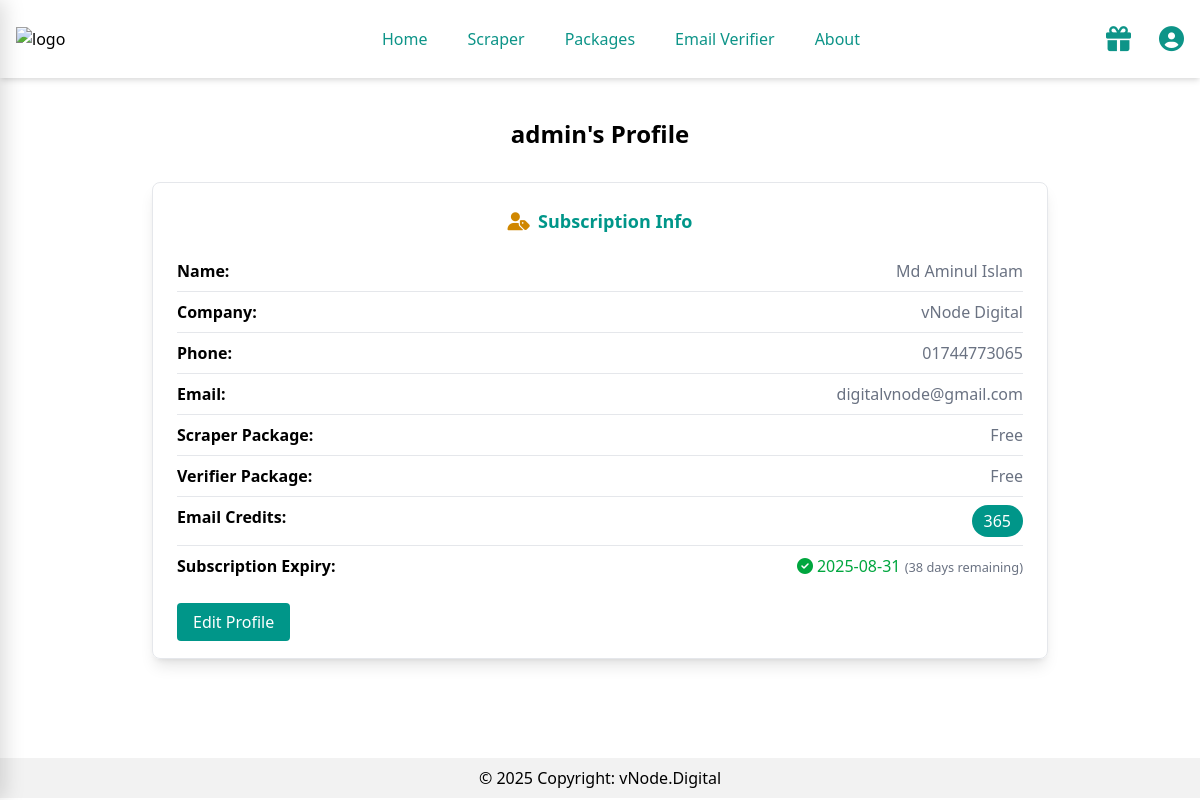
/account/profile/ (signed in), run on an earlier commit of the app's database.
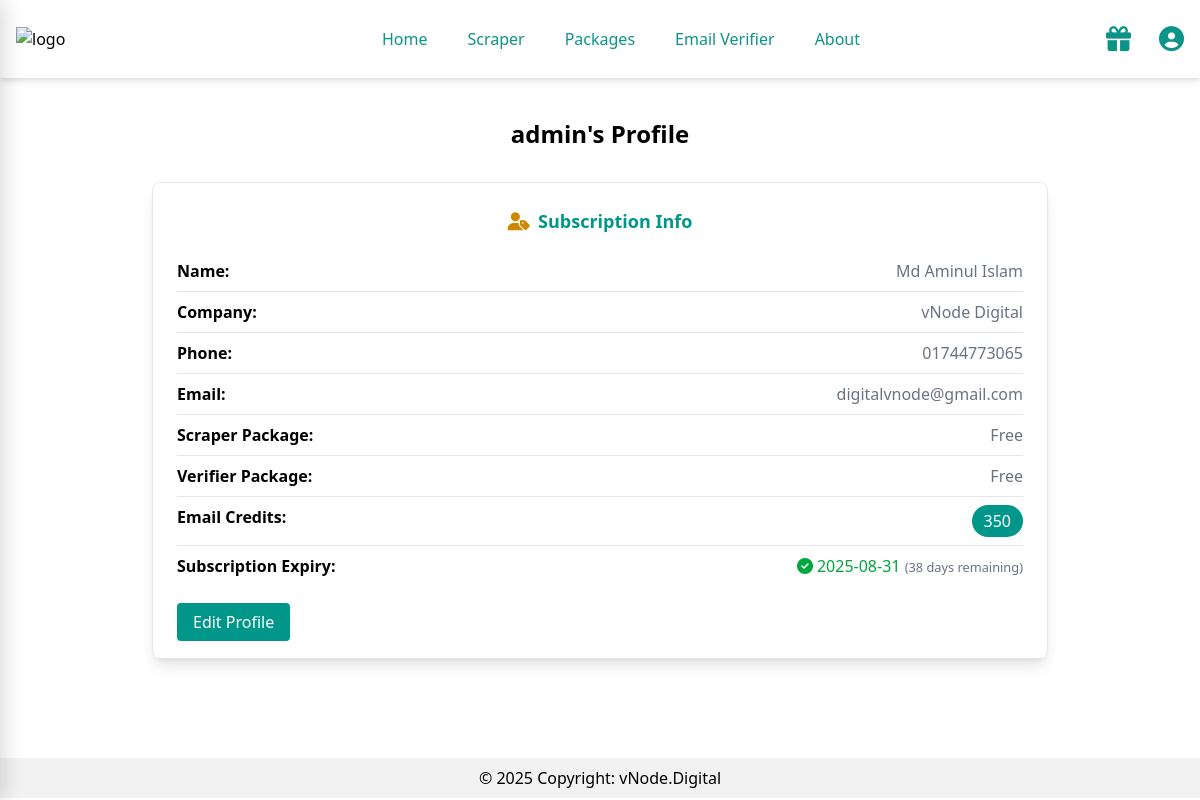
And on a later commit of the database.
### accounts/models.py (models this page shows, shortened)
class UserProfile(models.Model):
    PLAN_CHOICES = [
        ('free', 'Free'),
        ('starter', 'Starter'),
        ('pro', 'Pro'),
        ('enterprise', 'Enterprise'),
    ]
    STATUS_CHOICES = [
        ('pending', 'Pending'),
        ('approve', 'Approved'),
        ('reject', 'Rejected'),
    ]
    user = models.OneToOneField(User, on_delete=models.CASCADE, related_name='profile')
    phone_number = models.CharField(max_length=20, blank=True, null=True)
    company_name = models.CharField(max_length=100, blank=True, null=True)
    scraper_package = models.CharField(max_length=20, choices=PLAN_CHOICES, default='free')
    verifier_package = models.CharField(max_length=20, choices=PLAN_CHOICES, default='free')
    subscription_start = models.DateField(blank=True, null=True)
    subscription_end = models.DateField(blank=True, null=True)
    is_trial = models.BooleanField(default=False)
    status = models.CharField(max_length=20, choices=STATUS_CHOICES, default='pending')
    verification_token = models.CharField(max_length=256, blank=True, null=True)
    email_credits = models.IntegerField(default=100)  # could reset monthly based on plan
    verify_credits = models.IntegerField(default=100)  # could reset monthly based on plan
    total_scrapes = models.IntegerField(default=0)
    last_login_ip = models.GenericIPAddressField(blank=True, null=True)
    preferred_language = models.CharField(max_length=10, default='en')
    timezone = models.CharField(max_length=50, default='UTC')
    last_reward_claim = models.DateField(blank=True, null=True)  # Track last reward claim date
    claimed_free_package = models.BooleanField(default=False)
    claimed_free_verifier_package = models.BooleanField(default=False)

### accounts/views.py (the view)
# urls.py: path('profile/', views.user_profile, name='user_profile'),  # Fixed incorrect reference
@login_required
def user_profile(request):
    profile, created = UserProfile.objects.get_or_create(user=request.user)
    today = date.today()
    remaining_days = None
    if profile.subscription_end:
        remaining_days = (profile.subscription_end - today).days
    return render(request, 'accounts/user_profile.html', {
        'profile': profile,
        'today': today,
        'remaining_days': remaining_days,
    })

### accounts/context_processors.py (called while the page is built)
def today_context(request):
    return {
        'today': now().date()
    }

### templates/accounts/user_profile.html (shortened to what this page needs)
{% extends 'base.html' %}
{% load static %}
{% block body %}
<div class="container mx-auto mt-10 min-height: 85vh;" style="min-height: 80vh;">
  <h2 class="mb-8 text-center text-2xl font-bold">
    {{ request.user.username }}'s Profile
  </h2>
  <div class="card mb-8 shadow-lg border border-gray-200 rounded-lg max-w-4xl text-align-center mx-auto">
    <div class="p-6">
      <h5 class="font-bold text-lg mb-4 text-center text-teal-600">
        <i class="fas fa-user-tag mr-2 text-yellow-600"></i><span class="text-teal-600">Subscription Info</span>
      </h5>
      <ul class="divide-y divide-gray-200">
        <li class="flex justify-between py-2">
          <span><strong>Name:</strong></span>
          <span class="text-gray-500">{{ request.user.first_name }} {{request.user.last_name}} </span>
        </li>
        <li class="flex justify-between py-2">
          <span><strong>Company:</strong></span>
          <span class="text-gray-500">{{ profile.company_name }}</span>
        </li>
        <li class="flex justify-between py-2">
          <span><strong>Phone:</strong></span>
          <span class="text-gray-500">{{ profile.phone_number }}</span>
        </li>
        <li class="flex justify-between py-2">
          <span><strong>Email:</strong></span>
          <span class="text-gray-500">{{ user.email }}</span>
        </li>
        <li class="flex justify-between py-2">
          <span><strong>Scraper Package:</strong></span>
          <span class="text-gray-500 capitalize">{{ profile.scraper_package }}</span>
        </li>
        <li class="flex justify-between py-2">
          <span><strong>Verifier Package:</strong></span>
          <span class="text-gray-500 capitalize">{{ profile.verifier_package }}</span>
        </li>
        <li class="flex justify-between py-2">
          <span><strong>Email Credits:</strong></span>
          {% if profile.email_credits > 0 %}
            <span class="bg-teal-600 text-white px-3 py-1 rounded-full">{{ profile.email_credits }}</span>
          {% else %}
            <span class="bg-red-600 text-white px-3 py-1 rounded-full">{{ profile.email_credits }}</span>
          {% endif %}
        </li>
        <li class="flex justify-between py-2">
          <span><strong>Subscription Expiry:</strong></span>
          {% if profile.subscription_end and profile.subscription_end >= today %}
            <span class="text-green-600">
              <i class="fas fa-check-circle mr-1"></i>{{ profile.subscription_end|date:"Y-m-d" }}
              <small class="text-gray-500">({{ remaining_days }} days remaining)</small>
            </span>
          {% elif profile.subscription_end %}
            <span class="text-red-600">
              <i class="fas fa-times-circle mr-1"></i>{{ profile.subscription_end|date:"Y-m-d" }}
              <small class="text-gray-500">(Expired {{ profile.subscription_end|timesince:today }} ago)</small>
            </span>
          {% else %}
            <span class="text-red-600">
              <i class="fas fa-times-circle mr-1"></i> No subscription end date available
            </span>
          {% endif %}
        </li>
      </ul>
      <a href="{% url 'accounts:edit_profile' %}" class="bg-teal-600 text-white px-4 py-2 rounded hover:bg-teal-700 transition duration-300">Edit Profile</a>
    </div>
  </div>
</div>
{% endblock %}

### templates/base.html (shortened to what this page needs)
{% load static %}
{% load static tailwind_tags %}
{% load django_browser_reload %}
<!DOCTYPE html>
<html lang="en">
<head>
    {% tailwind_css %}
    <link rel="stylesheet" href="{% static 'css/navbar.css' %}">
</head>
<body>
    {% include 'navbar.html' %}
    <div >
        {% block body %} {% endblock %}
    </div>
        <footer>
            <div class="text-center p-2" style="background-color: rgba(0, 0, 0, 0.05);">
                © 2025 Copyright:
                <a class="text-reset fw-bold" href="https://vnode.digital/">vNode.Digital</a>
              </div>
        </footer>
<link rel="stylesheet" href="https://cdnjs.cloudflare.com/ajax/libs/font-awesome/6.5.0/css/all.min.css">
</body>
</html>

### templates/navbar.html (shortened to what this page needs)
{% load static %}
<nav class="navbar">
  <div class="navbar-container">
    <a href="{% url 'home' %}">
      <img src="https://vnode.digital/wp-content/uploads/2025/04/scraper-logo.png" alt="logo" class="navbar-logo">
    </a>
    <div class="navbar-menu">
      <div class="navbar-menu-items">
        <a href="/" class="navbar-link">Home</a>
        <a href="{% url 'scraper:professional_scraper' %}" class="navbar-link">Scraper</a>
        <a href="{% url 'package:package' %}" class="navbar-link">Packages</a>
        <a href="{% url 'verifier:verify_emails' %}" class="navbar-link">Email Verifier</a>
        <a href="#" class="navbar-link">About</a>
      </div>
    </div>
    <div class="navbar-user-section">
      <form action="{% url 'accounts:claim_reward' %}" method="POST">
        <button type="submit"
                class="navbar-reward-btn {% if user.profile.last_reward_claim == today %}text-yellow-600{% else %}text-teal-600{% endif %}"
                title="Daily Email Credits Rewards">
                <i class="fa fa-gift"></i>
        </button>
      </form>
      <button
        id="userDropdownButton"
        class="navbar-user-btn"
      >
        <i class="fa fa-user-circle"></i>
      </button>
    </div>
  </div>
</nav>

### templates/navbar.html (style rules this page uses)
.navbar { background-color: white; box-shadow: 0 4px 6px -1px rgba(0, 0, 0, 0.1), 0 2px 4px -1px rgba(0, 0, 0, 0.06); position: sticky; top: 0; z-index: 50; }
.navbar-container { max-width: 1200px; margin: 0 auto; padding: 0.75rem 1rem; display: flex; align-items: center; justify-content: space-between; }
.navbar-logo { width: 7rem; }
.navbar-menu { display: none; margin-left: 1.5rem; }
.navbar-menu-items { display: flex; gap: 1rem; }
.navbar-link { border-radius: 0.375rem; padding: 0.5rem 0.75rem; font-size: 1rem; font-weight: 500; color: #0d9488; text-decoration: none; transition: all 0.2s ease; }
.navbar-user-section { position: relative; display: flex; gap: 0.75rem; align-items: center; }
.navbar-reward-btn { font-size: 25px; padding: 0.5rem 1rem; border-radius: 0.375rem; border: none; background: transparent; cursor: pointer; transition: all 0.2s ease; }
.navbar-reward-btn.text-teal-600 { color: #0d9488; }
.navbar-user-btn { color: #0d9488; font-size: 25px; background-color: transparent; border: none; cursor: pointer; transition: all 0.2s ease; }
@media (min-width: 768px) { .navbar-menu { display: block; } }

### templates/base.html (style rules this page uses)
button, a { cursor: pointer; }

What changed in the data, as far as the page shows it:
changed UserProfile "vNode Digital": email_credits "365" → "350"
